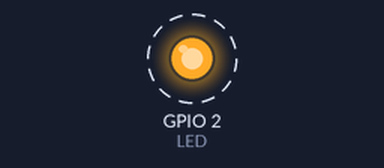
Bench run of a sketch on a simulated ESP32. Shown: output pins drawn as LEDs (lit = HIGH). Dashed ring = blinking. What the sketch prints to the serial monitor is not drawn.

Above: at 0.5 s.
Timing chart, 0 to 4.6 s (numbered marks = the images above):
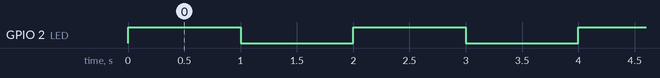

The sketch:

1-blink.ino
```cpp
// 1 · Blink: the ESP32's blue LED turns on and off every second.
// Board: ESP32 DevKit (ESP32-WROOM). Built-in LED on GPIO 2.

const int LED = 2;

void setup() {
  Serial.begin(115200);
  pinMode(LED, OUTPUT);
  Serial.println("Program 1: Blink - the blue LED blinks every second");
}

void loop() {
  digitalWrite(LED, HIGH);
  Serial.println("LED ON");
  delay(1000);
  digitalWrite(LED, LOW);
  Serial.println("LED OFF");
  delay(1000);
}
```

Measured:
- by itself, GPIO 2 (LED): alternates HIGH for 1.0 s and LOW for 1.0 s
